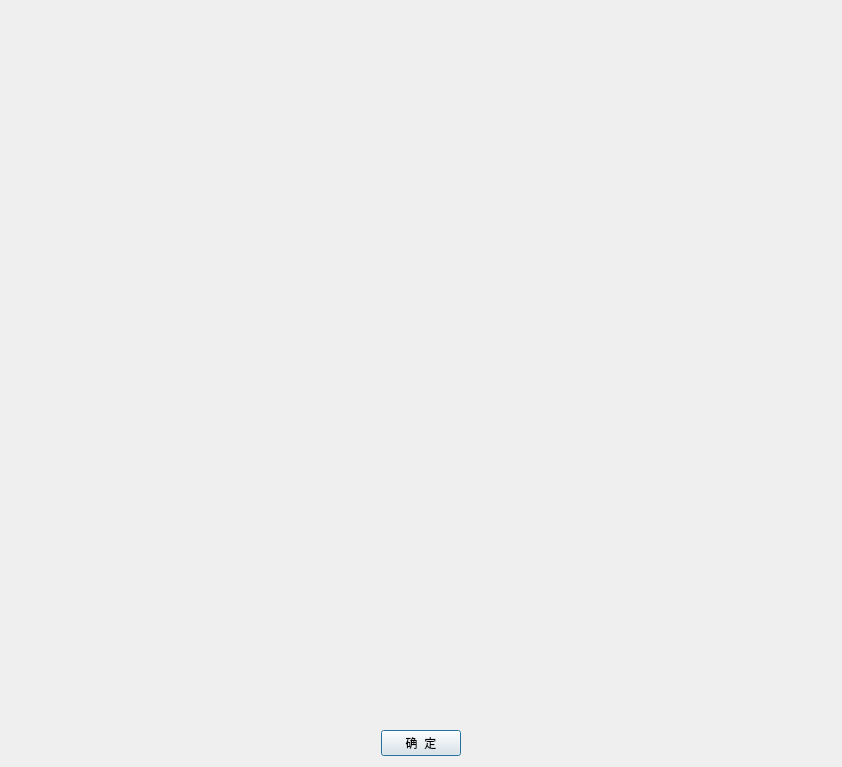
<?xml version="1.0" encoding="UTF-8"?>
<ui version="4.0">
 <class>RuleSettingDlg</class>
 <widget class="QDialog" name="RuleSettingDlg">
  <property name="geometry">
   <rect>
    <x>0</x>
    <y>0</y>
    <width>842</width>
    <height>767</height>
   </rect>
  </property>
  <property name="windowTitle">
   <string>RuleSettingDlg</string>
  </property>
  <layout class="QVBoxLayout" name="verticalLayout" stretch="1,0">
   <item>
    <widget class="RuleSettingWgt" name="widget" native="true"/>
   </item>
   <item>
    <layout class="QHBoxLayout" name="horizontalLayout">
     <item>
      <spacer name="horizontalSpacer">
       <property name="orientation">
        <enum>Qt::Horizontal</enum>
       </property>
       <property name="sizeHint" stdset="0">
        <size>
         <width>40</width>
         <height>20</height>
        </size>
       </property>
      </spacer>
     </item>
     <item>
      <widget class="QPushButton" name="pushButton">
       <property name="text">
        <string>确  定</string>
       </property>
      </widget>
     </item>
     <item>
      <spacer name="horizontalSpacer_2">
       <property name="orientation">
        <enum>Qt::Horizontal</enum>
       </property>
       <property name="sizeHint" stdset="0">
        <size>
         <width>40</width>
         <height>20</height>
        </size>
       </property>
      </spacer>
     </item>
    </layout>
   </item>
  </layout>
 </widget>
 <layoutdefault spacing="6" margin="11"/>
 <customwidgets>
  <customwidget>
   <class>RuleSettingWgt</class>
   <extends>QWidget</extends>
   <header>rulesettingwgt.h</header>
   <container>1</container>
  </customwidget>
 </customwidgets>
 <resources/>
 <connections/>
</ui>
